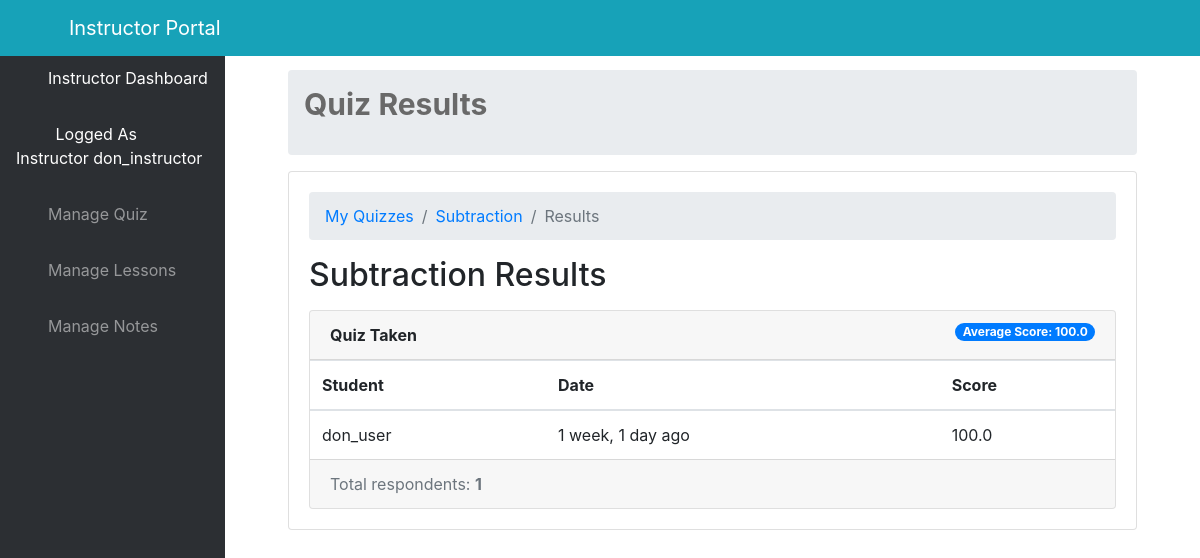
The page /quiz/27/results/ (signed in) on the database as committed earlier.
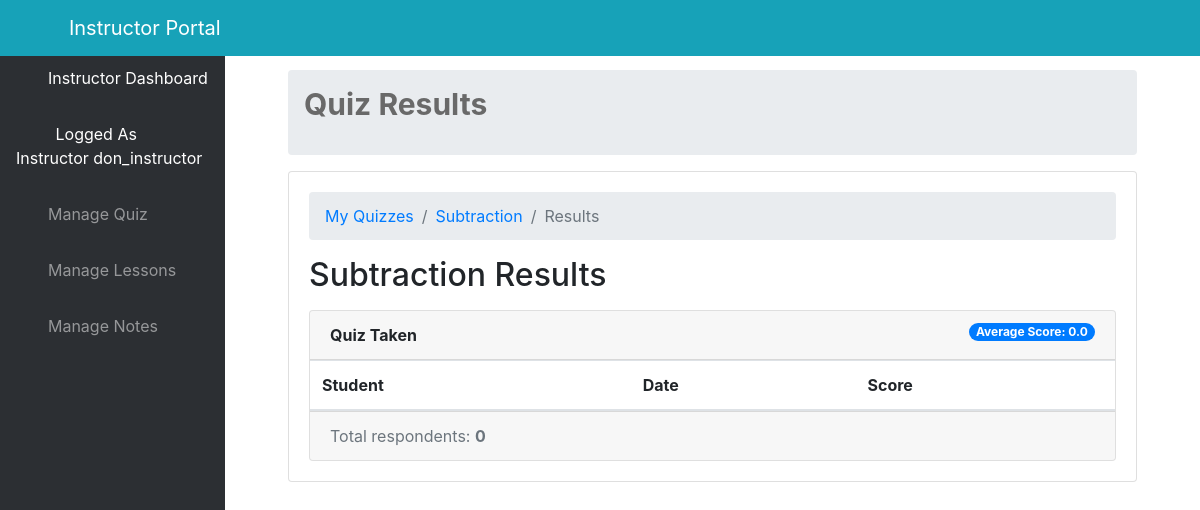
The same page on the database as committed later.
### elearn/models.py (models this page shows, shortened)
class TakenQuiz(models.Model):
    learner = models.ForeignKey(Learner, on_delete=models.CASCADE, related_name='taken_quizzes')
    quiz = models.ForeignKey(Quiz, on_delete=models.CASCADE, related_name='taken_quizzes')
    score = models.FloatField()
    date = models.DateTimeField(auto_now_add=True)

class Learner(models.Model):
    user = models.OneToOneField(User, on_delete=models.CASCADE, primary_key=True)
    quizzes = models.ManyToManyField(Quiz, through='TakenQuiz')
    interests = models.ManyToManyField(Course, related_name='interested_learners')

class User(AbstractUser):
    is_learner = models.BooleanField(default=False)
    is_instructor = models.BooleanField(default=False)
    is_admin = models.BooleanField(default=False)

### elearn/views.py (the view)
# urls.py: path('quiz/<int:pk>/results/', views.QuizResultsView.as_view(), name='quiz_results'),
class QuizResultsView(DeleteView):
    model = Quiz
    context_object_name = 'quiz'
    template_name = 'dashboard/instructor/quiz_results.html'
    def get_context_data(self, **kwargs):
        quiz = self.get_object()
        taken_quizzes = quiz.taken_quizzes.select_related('learner__user').order_by('-date')
        total_taken_quizzes = taken_quizzes.count()
        quiz_score = quiz.taken_quizzes.aggregate(average_score=Avg('score'))
        extra_context = {
            'taken_quizzes': taken_quizzes,
            'total_taken_quizzes': total_taken_quizzes,
            'quiz_score': quiz_score
        }
        kwargs.update(extra_context)
        return super().get_context_data(**kwargs)
    def get_queryset(self):
        return self.request.user.quizzes.all()

### elearn/templates/dashboard/instructor/quiz_results.html (shortened to what this page needs)
{% extends 'dashboard/instructor/base.html' %}
{% load crispy_forms_tags humanize %}
{% block body %}
    <div class="container-fluid mx-5" style="padding-top: 20px">
        <ol class="breadcrumb">
            <li class="breadcrumb-item">
                <p href="#" style="color: dimgrey; font-weight: bold; font-size: 30px;">Quiz Results</p>
            </li>
        </ol>
        <div class="card mb-3">
            <div class="card-body">
                <nav aria-label="breadcrumb">
                    <ol class="breadcrumb">
                        <li class="breadcrumb-item"><a href="{% url 'quiz_change_list' %}">My Quizzes</a></li>
                        <li class="breadcrumb-item"><a href="{% url 'quiz_change' quiz.pk %}">{{ quiz.name }}</a></li>
                        <li class="breadcrumb-item active" aria-current="page">Results</li>
                    </ol>
                </nav>
                <h2 class="mb-3">{{ quiz.name }} Results</h2>
                <div class="card">
                    <div class="card-header">
                        <strong>Quiz Taken</strong>
                        <span class="badge badge-pill badge-primary float-right">Average Score: {{ quiz_score.average_score|default_if_none:0.0 }}</span>
                    </div>
                    <table class="table mb-0">
                        <thead>
                        <tr>
                            <th>Student</th>
                            <th>Date</th>
                            <th>Score</th>
                        </tr>
                        </thead>
                        <tbody>
                        {% for taken_quiz in taken_quizzes %}
                            <tr>
                                <td>{{ taken_quiz.learner.user.username }}</td>
                                <td>{{ taken_quiz.date|naturaltime }}</td>
                                <td>{{ taken_quiz.score }}</td>
                            </tr>
                        {% endfor %}
                        </tbody>
                    </table>
                    <div class="card-footer text-muted">
                        Total respondents: <strong>{{ total_taken_quizzes }}</strong>
                    </div>
                </div>
            </div>
        </div>
    </div>
    </div>
{% endblock body %}

Rows that differ between the two databases and show on the page:
removed TakenQuiz: learner.user.username "don_user", date "1 week, 1 day ago", score "100.0"
Other text that changed with them:
{{ quiz_score.average_score|default_if_none:0.0 }}: "100.0" → "0.0"
{{ total_taken_quizzes }}: "1" → "0"
